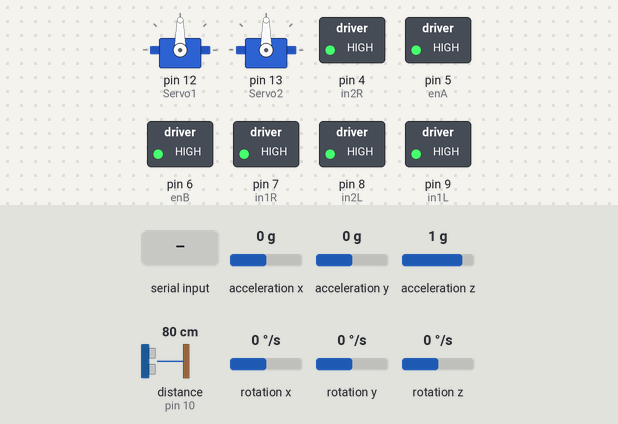
A sketch run on a simulated Arduino Nano, built with avr-gcc and run on an emulated ATmega328P. Parts: 2 × servo, switched loads named in the sketch (green lamp = pin HIGH). Wiring (inferred from the names in the program): ultrasonic range finder: trigger pin 10; echo pin 10. The inputs (shaded band) are chosen by the test bench; at power-on: acceleration x 0 g, acceleration y 0 g, acceleration z 1 g, distance to the obstacle (sensor on pin 10) 80 cm, rotation x 0 °/s, rotation y 0 °/s, rotation z 0 °/s. The echo pulse lasts 58.3 µs per cm; what the sketch prints to the serial monitor is not drawn.

Above: at 2.9 s.
3.0 s: "3\n" received over Serial
At 3.5 s:
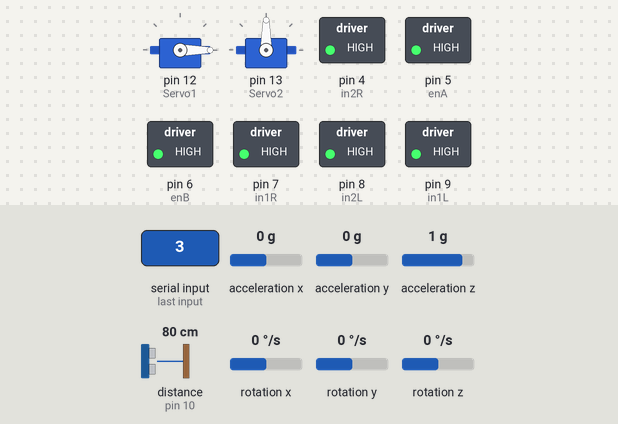
4.5 s: "4\n" received over Serial
At 4.8 s:
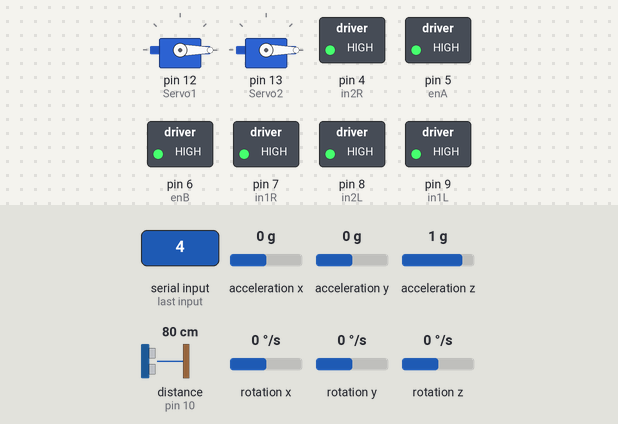
Timing chart, 0 to 7.5 s (numbered marks = the images above; inputs shaded):
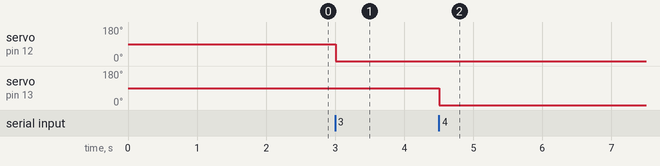

The sketch:

Garden_Bot_Arduino.ino
```cpp
#include <PID_v1.h>
#include "I2Cdev.h"
#include "MPU6050_6Axis_MotionApps20.h"
#include "Wire.h"
#include "Servo.h"

#define enA 5
#define enB 6
#define in1R 7
#define in2R 4
#define in1L 9
#define in2L 8

#define SonarPin 10
#define STOP 0
#define DRIVEMODE 1
#define TURNMODE 2


int Mode = STOP;


#define BUFFERSIZE 64
char databuffer[BUFFERSIZE];
int serialcounter = 0;

unsigned long previousMillis = 0;

volatile int Speed = 0; //Speed reference for left and right motors
volatile int Command = 0;
volatile int Data = 0;


MPU6050 mpu;
// MPU control/status vars
bool dmpReady = false;  // set true if DMP init was successful
uint8_t devStatus;      // return status after each device operation (0 = success, !0 = error)
uint16_t packetSize;    // expected DMP packet size (default is 42 bytes)
uint16_t fifoCount;     // count of all bytes currently in FIFO
uint8_t fifoBuffer[64]; // FIFO storage buffer
// orientation/motion vars
Quaternion q;           // [w, x, y, z]         quaternion container
VectorFloat gravity;    // [x, y, z]            gravity vector
float ypr[3];           // [yaw, pitch, roll]   yaw/pitch/roll container and gravity vector
int Rollangle;
int Pitchangle;
int Yawangle;

//Container for serial data
char data_packet[50];

//Servo variables
Servo Servo1;
Servo Servo2;

//Global variables for servo positions
int Servo1Pos = 90;
int Servo2Pos = 90;

#define Serv1Pin A7
#define Serv2Pin A6


//Define Variables we'll be connecting to
double DriveSetpoint, DriveInput, DriveOutput;
double TurnSetpoint, TurnInput, TurnOutput;

//Specify the links and initial tuning parameters
PID DrivePID(&DriveInput, &DriveOutput, &DriveSetpoint, 0.1, 0.0, 0.5, DIRECT);
PID TurnPID(&TurnInput, &TurnOutput, &TurnSetpoint, 4.0, 0.0, 1.5, DIRECT);
float RightWheel = 0.0;
float LeftWheel = 0.0;


void setup() {
  Serial.begin(115200);
  //TCCR1B &= ~7; //PWM frequency for motors
  //TCCR1B |= 2;
  pinMode(enA, OUTPUT); //Motor control pins to outputs
  pinMode(in1R, OUTPUT);
  pinMode(in2R, OUTPUT);

  pinMode(enB, OUTPUT);
  pinMode(in1L, OUTPUT);
  pinMode(in2L, OUTPUT);

  // Set initial motor states to braking
  digitalWrite(in1R, HIGH);
  digitalWrite(in2R, HIGH);
  digitalWrite(enA, HIGH);

  digitalWrite(in1L, HIGH);
  digitalWrite(in2L, HIGH);
  digitalWrite(enB, HIGH);


  //PID for driving in a straight line using IMU Yaw data
  DriveSetpoint = 0;
  DrivePID.SetSampleTime(100);
  DrivePID.SetOutputLimits(-10, 10);
  DrivePID.SetMode(AUTOMATIC);

  //PID for turning on the spot using IMU Yaw data
  TurnSetpoint = 0;
  TurnPID.SetSampleTime(100);
  TurnPID.SetOutputLimits(-255, 255);
  TurnPID.SetMode(AUTOMATIC);


  Wire.begin();
  TWBR = 24; // 400kHz I2C clock (200kHz if CPU is 8MHz)

  mpu.initialize();
  devStatus = mpu.dmpInitialize();
  // supply your own gyro offsets here, scaled for min sensitivity
  mpu.setXGyroOffset(-135);
  mpu.setYGyroOffset(77);
  mpu.setZGyroOffset(-147);
  mpu.setZAccelOffset(1466); // 1688 factory default for my test chip
  // make sure it worked (returns 0 if so)
  if (devStatus == 0) {
    mpu.setDMPEnabled(true);

    // set our DMP Ready flag so the main loop() function knows it's okay to use it
    dmpReady = true;

    // get expected DMP packet size for later comparison
    packetSize = mpu.dmpGetFIFOPacketSize();
  }


  //initialize servos
  Servo1.attach(12);
  Servo2.attach(13);

  Servo1.write(Servo1Pos);
  Servo2.write(Servo2Pos);


  //check if IMU yaw data has settled. Move on only when steady readings are present
  //Needs 20 identical readings before moving on
  int counter = 0;
  GetMPUdata();
  int YawPrev = Yawangle;
  Serial.print("Allow IMU to settle...");

  while (1) {
    delay(50);
    GetMPUdata();
    int yawdiff = abs(Yawangle - YawPrev);
    if (yawdiff == 0) {
      counter++;
    }
    else {
      counter = 0;
    }
    if (counter > 20) {
      break;
    }
    YawPrev = Yawangle;

  }

  //TurnSetpoint = Yawangle;
  //DriveSetpoint = Yawangle;
  Serial.println("Setup complete");
}

void loop() {

  GetMPUdata();
  int Sonar = ReadSonar(SonarPin);

  //keep an eye out for serial data
  while (Serial.available() > 0) // if something is available from serial port
  {
    char c = Serial.read();    // get it
    databuffer[serialcounter] = c; //add it to the data buffer
    serialcounter++;
    if (c == '\n') { //newline character denotes end of message
      serialcounter = 0; //reset serialcounter ready for the next message
      sscanf (databuffer, "%d,%d", &Command, &Data);
      memset(databuffer, 0, sizeof(databuffer));//clear data buffer when command has been received

      //Serial commands
      // 0,data - Stops robot wheels. Ignores data but needs it to be sent
      // 1,data - Robot forward or reverse, data is speed reference. 0-255 forward, 0--255 reverse
      // 2,data - Turn on the spot. Data is target angle
      // 3,data - Servo 1 position, data is angle
      // 4,data - Servo 1 position, data is angle
      switch (Command) {
      case 0:
        LeftWheel = 0;
        RightWheel = 0;
        SetWheelSpeeds(int(LeftWheel), int(RightWheel));
        Mode = STOP;
        break;
      case 1:
        Speed = Data;
        DriveSetpoint = Yawangle;
        Mode = DRIVEMODE;
        LeftWheel = constrain(Speed, -255.0 , 255.0);
        RightWheel = constrain(Speed, -255.0 , 255.0);
        SetWheelSpeeds(int(LeftWheel), int(RightWheel));
        break;
      case 2:
        Data = constrain(Data, -179 , 179);
        TurnSetpoint = Data;
        LeftWheel = 0;
        RightWheel = 0;
        SetWheelSpeeds(int(LeftWheel), int(RightWheel));
        Mode = TURNMODE;
        break;
      case 3:
        Servo1Pos = Data;
        break;
      case 4:
        Servo2Pos = Data;
        break;}
      break;}
  }


  Servo1.write(Servo1Pos);
  Servo2.write(Servo2Pos);


  if (Mode == TURNMODE) {

    TurnInput = ResolveWrap(Yawangle, TurnSetpoint);
    if (TurnPID.Compute()) {
      LeftWheel = LeftWheel + TurnOutput;
      LeftWheel = constrain(LeftWheel, -255.0 , 255.0);
      RightWheel = RightWheel - TurnOutput;
      RightWheel = constrain(RightWheel, -255.0 , 255.0);

    }

    SetWheelSpeeds(int(LeftWheel), int(RightWheel));
  }
  else if (Mode == DRIVEMODE) {
    DriveInput = ResolveWrap(Yawangle, DriveSetpoint);
    if (DrivePID.Compute()) {
      LeftWheel = LeftWheel + DriveOutput;
      LeftWheel = constrain(LeftWheel, -255.0 , 255.0);
      RightWheel = RightWheel - DriveOutput;
      RightWheel = constrain(RightWheel, -255.0 , 255.0);
    }
    if (Sonar < 200 || Speed == 0){
      SetWheelSpeeds(0, 0);
    }
    else{
      SetWheelSpeeds(int(LeftWheel), int(RightWheel));
    }
  }


  unsigned long currentMillis = millis();
  if (currentMillis - previousMillis > 200) //use this to determine frequency of sending data
  {
    previousMillis = currentMillis;
    sprintf(data_packet, "%d,%d,%d,%d", Rollangle, Pitchangle, Yawangle, Sonar);
    Serial.println(data_packet);
  }

}


void SetWheelSpeeds(int left, int right) {

  analogWrite(enB, abs(left));
  analogWrite(enA, abs(right));

  if (left > 0) {
    digitalWrite(in1L, LOW);
    digitalWrite(in2L, HIGH);
  }
  else if (left < 0) {
    digitalWrite(in1L, HIGH);
    digitalWrite(in2L, LOW);
  }
  else { //Brake
    digitalWrite(in1L, HIGH);
    digitalWrite(in2L, HIGH);
    digitalWrite(enB, HIGH);
  }

  if (right > 0) {
    digitalWrite(in1R, HIGH);
    digitalWrite(in2R, LOW);
  }
  else if (right < 0) {
    digitalWrite(in1R, LOW);
    digitalWrite(in2R, HIGH);
  }
  else { //Brake
    digitalWrite(in1R, HIGH);
    digitalWrite(in2R, HIGH);
    digitalWrite(enA, HIGH);
  }
}


void GetMPUdata() {

  // get current FIFO count
  fifoCount = mpu.getFIFOCount();

  // check for overflow (this should never happen unless our code is too inefficient)
  if (fifoCount == 1024) {
    // reset so we can continue cleanly
    mpu.resetFIFO();

    // otherwise, check for DMP data ready interrupt (this should happen frequently)
  } else { // if (mpuIntStatus & 0x02) {
    // wait for correct available data length, should be a VERY short wait
    while (fifoCount < packetSize) fifoCount = mpu.getFIFOCount();

    // read a packet from FIFO
    mpu.getFIFOBytes(fifoBuffer, packetSize);

    // track FIFO count here in case there is > 1 packet available
    // (this lets us immediately read more without waiting for an interrupt)
    fifoCount -= packetSize;

    mpu.dmpGetQuaternion(&q, fifoBuffer);
    mpu.dmpGetGravity(&gravity, &q);
    mpu.dmpGetYawPitchRoll(ypr, &q, &gravity);


    Yawangle = (ypr[0] * 180 / M_PI);
    Pitchangle = (ypr[1] * 180 / M_PI);
    Rollangle = (ypr[2] * 180 / M_PI);
  }
}

int ReadSonar(int Pin) //Read sonar sensor
{

  //read head sonar sensor
  pinMode(Pin, OUTPUT);
  digitalWrite(Pin, LOW);             // Make sure pin is low before sending a short high to trigger ranging
  delayMicroseconds(2);
  digitalWrite(Pin, HIGH);            // Send a short 10 microsecond high burst on pin to start ranging
  delayMicroseconds(10);
  digitalWrite(Pin, LOW);             // Send pin low again before waiting for pulse back in
  pinMode(Pin, INPUT);
  int duration = pulseIn(Pin, HIGH);  // Reads echo pulse in from SRF05 in micro seconds
  int sonardist = duration/5.8;      // Dividing this by 58 gives us a distance in mm

  return sonardist;

}

int ResolveWrap(int Yawangle, int Setpoint)
{
//Some maths to deal with wrap around at 179,-179 to feed sensible values to PID controller
//Calculates consistent error value when operating near wrap around point
    int angleDiff = Yawangle - Setpoint;
    int newYaw;
    if (angleDiff < -179) {
      newYaw = Setpoint + (359 + angleDiff);
    }
    else if (angleDiff > 179) {
      newYaw = Setpoint - (359 - angleDiff);
    }
    else {
      newYaw = Yawangle;
    }

    return newYaw;
}
```

Measured:
- after the input at 3.0 s, servo on pin 12 (Servo1): 90° → 0° at once
- after the input at 4.5 s, servo on pin 13 (Servo2): 90° → 0° at once
